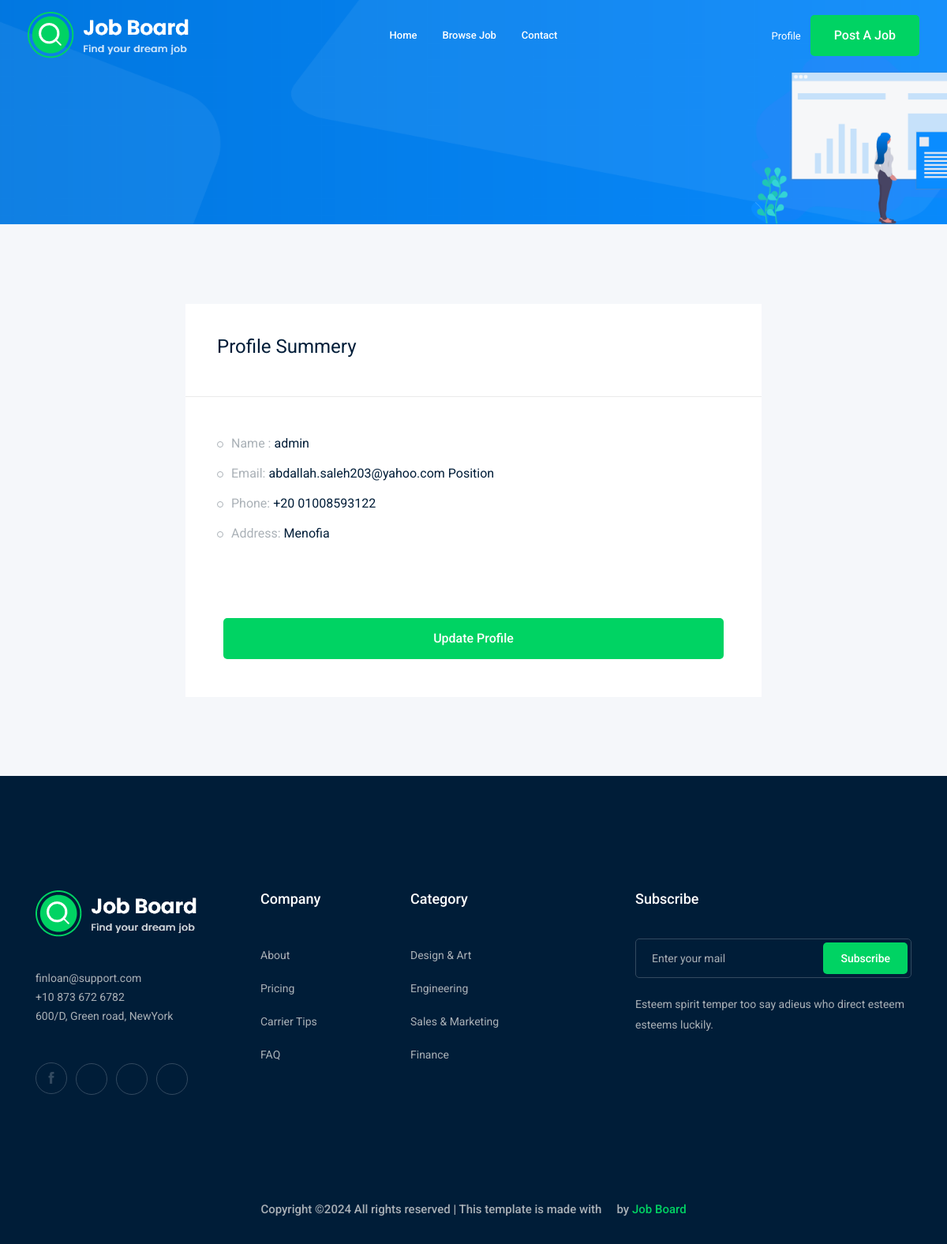
/accounts/profile/ (signed in), run on the app's committed database.
### accounts/models.py (models this page shows, shortened)
class Profile(models.Model):
    user = models.OneToOneField(User, on_delete=models.CASCADE)
    city= models.ForeignKey('City',related_name='user_city',on_delete=models.CASCADE, blank=True, null=True)
    phone_number = models.CharField(max_length=15)
    image = models.ImageField(upload_to='profile/')

class City(models.Model):
    name = models.CharField(max_length=100)
    def __str__(self):
        return self.name

### accounts/views.py (the view)
# urls.py: path('profile/',views.profile ,name='profile'),
def profile(request):
    profile = Profile.objects.get(user=request.user)
    return render(request,'accounts/profile.html',{'profile':profile})

### accounts/templates/accounts/profile.html (shortened to what this page needs)
{% extends "base.html" %}
{% load bootstrap4 %}
{% block body %}
    <div class="bradcam_area bradcam_bg_1">
        <div class="container">
            <div class="row">
                <div class="col-xl-12">
                </div>
            </div>
        </div>
    </div>
    <div class="job_details_area">
        <div class="container">
            <div class="row">
                <div class="col-lg-8 mx-auto ">
                    <div class="job_sumary">
                        <div class="summery_header">
                            <h3>Profile Summery</h3>
                        </div>
                        <div class="job_content">
                            <ul>
                                <li>Name : <span>{{profile.user}}</span></li>
                                <li>Email: <span>{{ profile.user.email }} Position</span></li>
                                <li>Phone: <span> +20 {{ profile.phone_number}} </span></li>
                                <li>Address: <span>{{profile.city}}</span></li>
                            </ul>
                        </div>
                        <div class="p-5">
                            <a class="boxed-btn3 w-100" href="{% url 'accounts:profile_edit' %}">Update Profile</a>
                        </div>
                    </div>
                </div>
            </div>
        </div>
    </div>
{% endblock body%}

### data on the page
Profile: user "admin", user.email "abdallah.saleh203@yahoo.com", phone_number "01008593122", city "Menofia"
